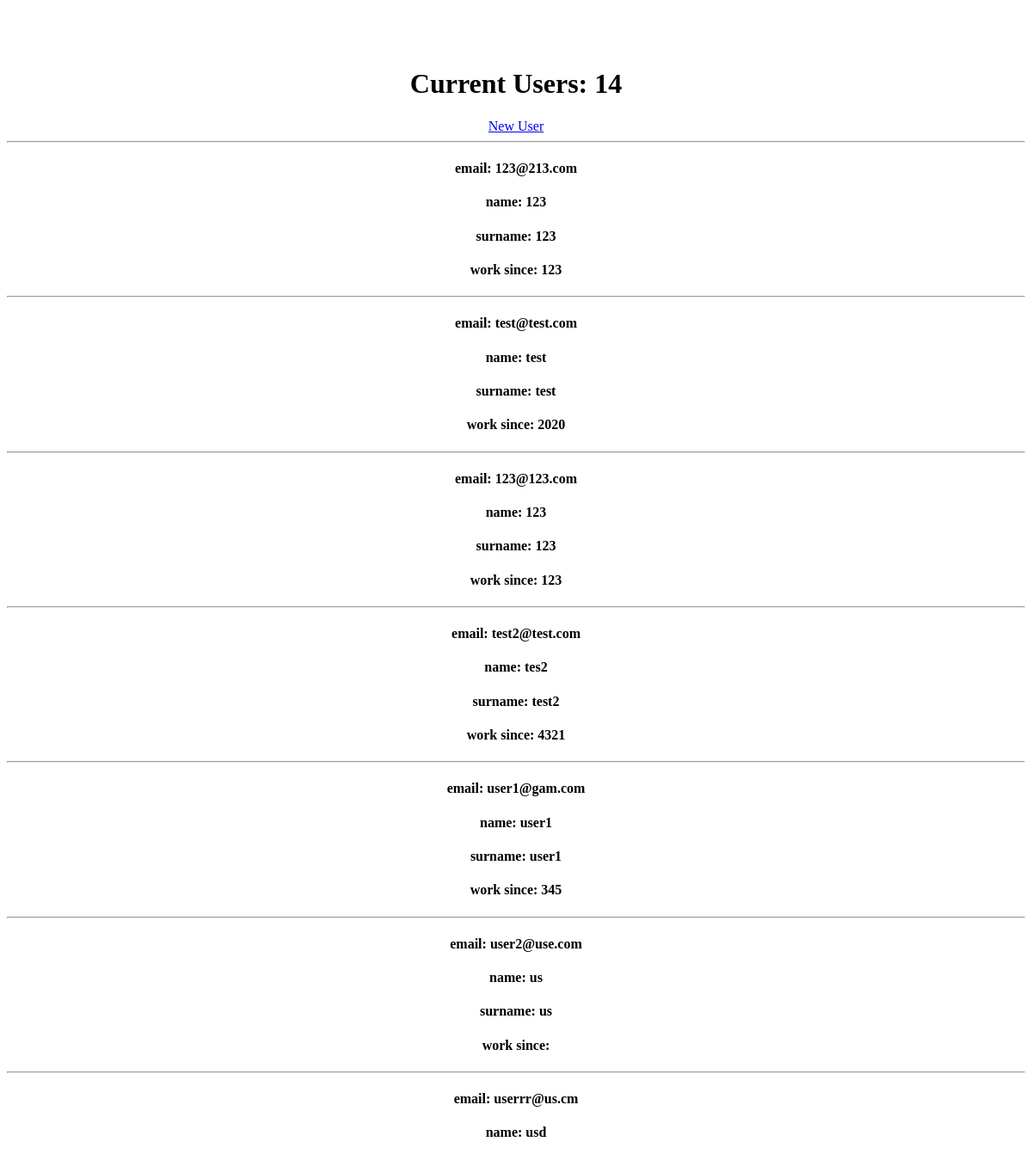
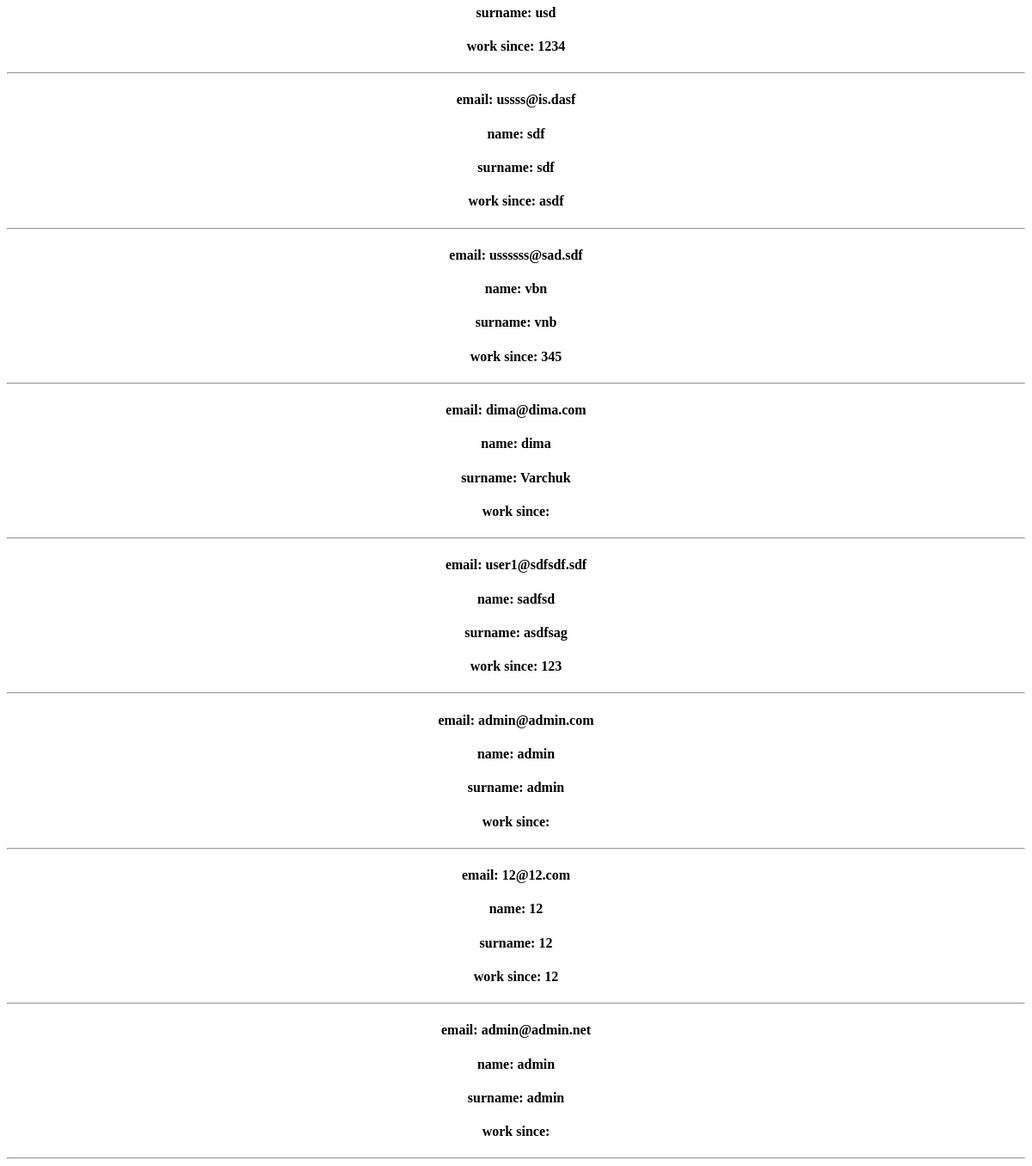
Before: / with the older database file (2 pictures, top to bottom).
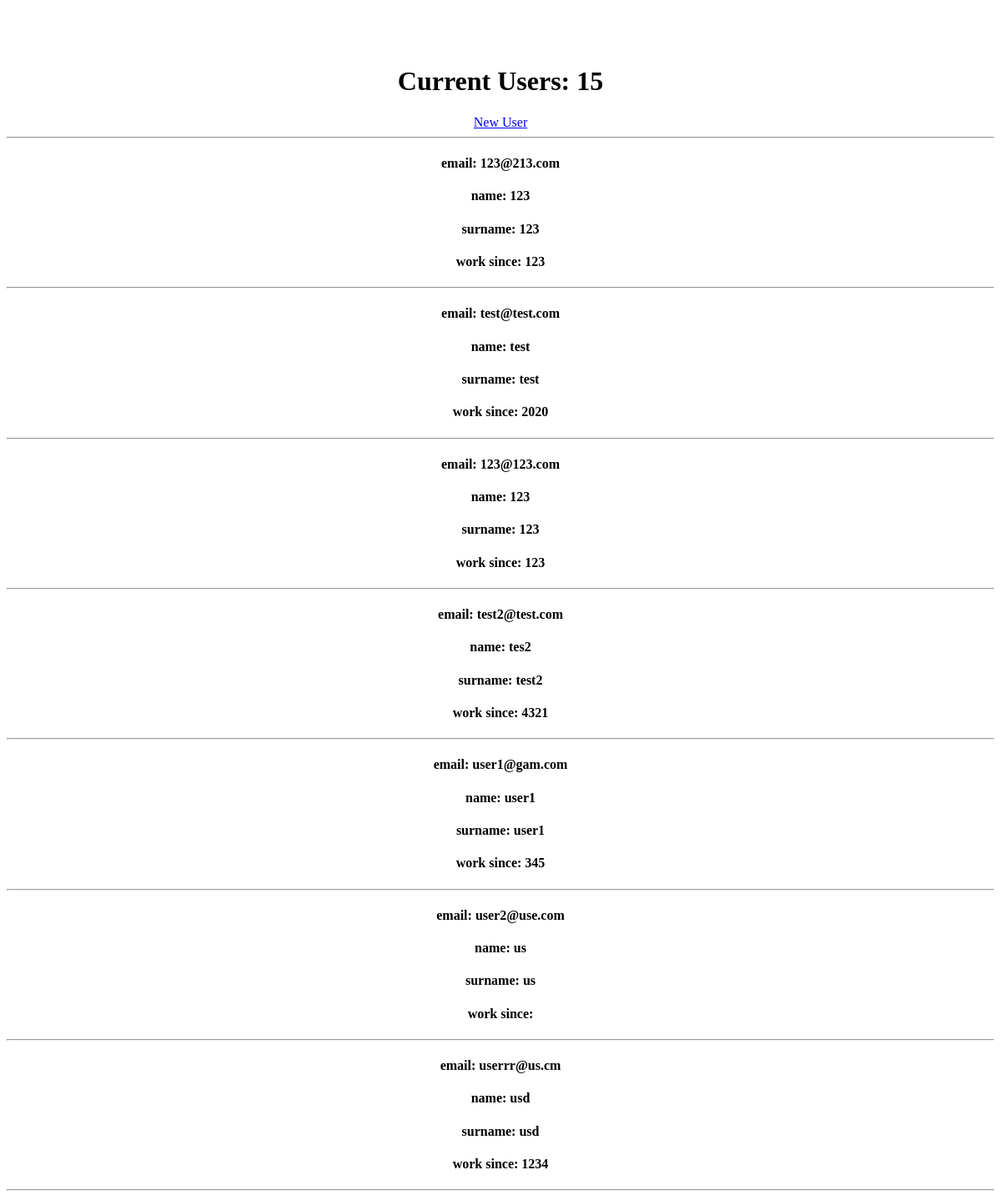
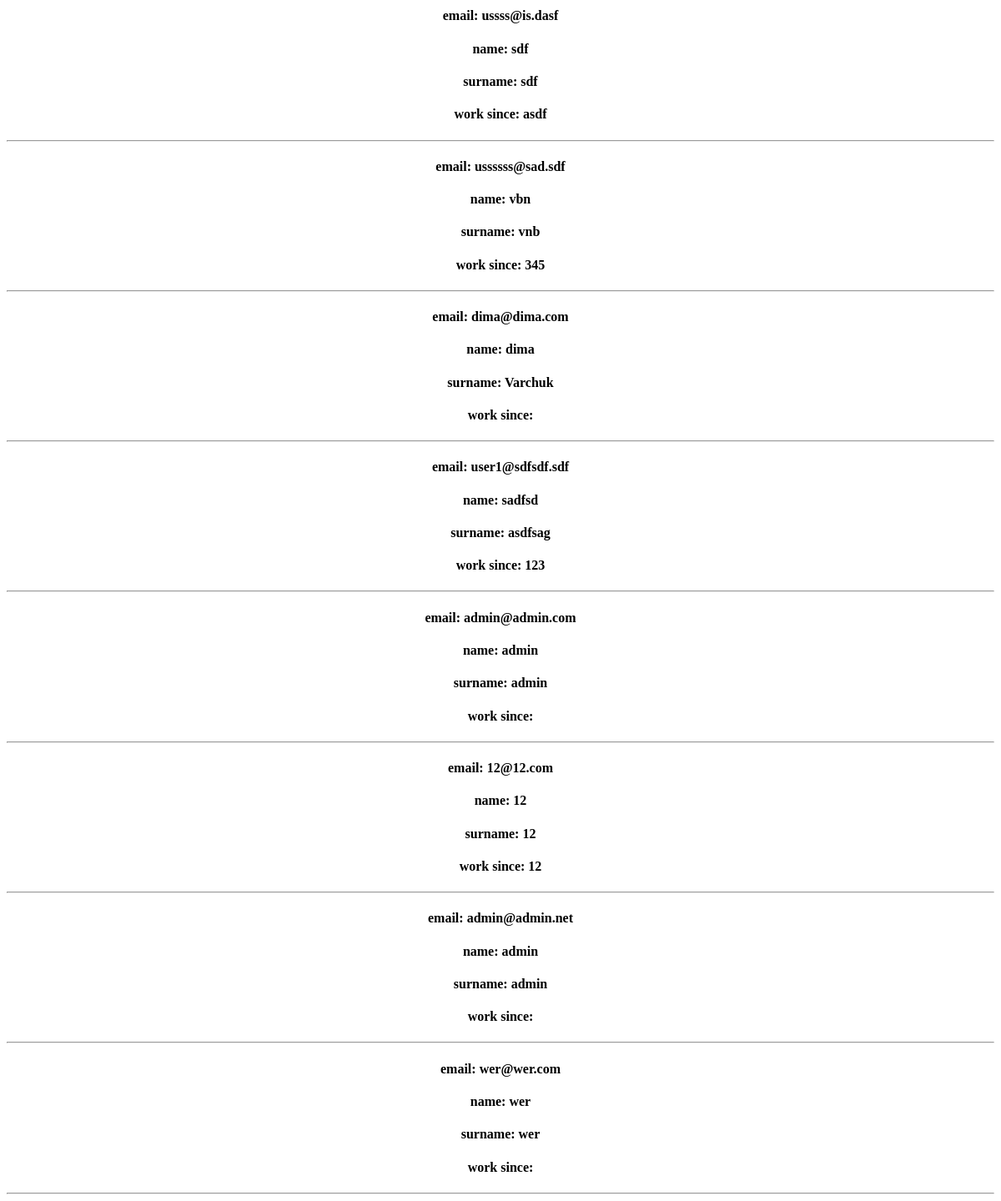
After: the same page with the newer database file (2 pictures, top to bottom).
### journal/models.py (models this page shows, shortened)
class CustomUser(AbstractBaseUser):
    name = models.CharField(max_length=15, null=False)
    surname = models.CharField(max_length=15, null=False)
    patronymic = models.CharField(max_length=15, blank=True, null=True)
    email = models.EmailField(unique=True)  # require
    phone_number = models.CharField(max_length=16, blank=True, null=True)
    avatar = models.ImageField(upload_to='user/avatar/', blank=True, null=True)
    is_active = models.BooleanField(default=True)
    is_staff = models.BooleanField(default=False)
    is_admin = models.BooleanField(default=False)
    USERNAME_FIELD = 'email'
    REQUIRED_FIELDS = ["name", "surname"]
    objects = CustomUserManager()

class Teacher(models.Model):
    user = models.OneToOneField(settings.AUTH_USER_MODEL, on_delete=models.CASCADE)
    working_since = models.CharField(max_length=4, verbose_name="Почав(ла) працювати з")

### journal/views.py (the view)
# urls.py: path('', main, name="main"),
def main(request):
    user_model = get_user_model()
    all_users = user_model.objects.all()
    return render(request, 'journal/main.html', {'all_users': all_users, 'title': "main"})

### journal/templates/journal/main.html
{% extends 'journal/base.html' %}
{% block main %}
<h1>Current Users: {{ all_users|length }}</h1>
<a type="button" href="{% url 'create_new_user' %}">New User</a>
<hr>
{% for user in all_users %}
<h4>email: {{ user.email }}</h4>
<h4>name: {{ user.name }}</h4>
<h4>surname: {{ user.surname }}</h4>
<h4>work since: {{ user.teacher.working_since }}</h4>
<hr>
{% endfor %}
{% endblock %}

Changed rows visible on the page:
added CustomUser: email "wer@wer.com", name "wer", surname "wer"
Other visible differences:
{{ all_users|length }}: "14" → "15"
